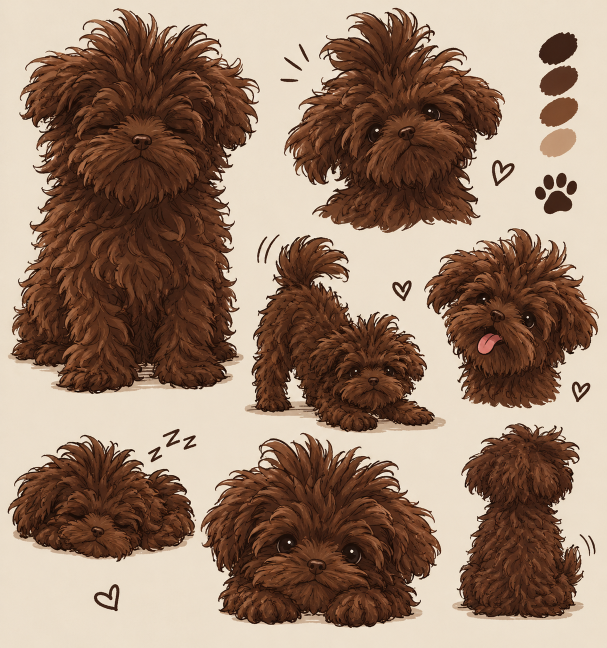
#> input picture Dalia-character-sheet/dalia-v1.png, 1214 x 1295 px (shown at 1/2 size)
$ python extract_assets.py
#> lines starting #> are read from the running program, lines starting #| are printed output that depends on the picture
#!/usr/bin/env python3
"""Extract Dalia sprites from character sheets.

Crops defined regions, removes the cream paper background via border
flood-fill, keeps only the main connected blob (drops doodles/hearts),
auto-trims and saves transparent PNGs. Also builds a review contact sheet.
"""
import sys
from pathlib import Path

from PIL import Image, ImageFilter

ROOT = Path(__file__).resolve().parent.parent
SRC = ROOT / "Dalia-character-sheet"
OUT = ROOT / "app" / "assets" / "img" / "dalia"
TMP = Path("/var/folders/wr/vb_4shw10pv42_spbw804wkc0000gn/T/opencode/dalia-preview")

TOL = 52          # color distance treated as background
FEATHER = 1       # px gaussian blur on alpha edges
MIN_KEEP_FRAC = 0.07  # keep components >= this fraction of biggest one

# name: (source file, box as fractions l,t,r,b) — calibrated on 10% grids
SPECS = {
    # v1 — soft sketch sheet
    "sit-front":   ("dalia-v1.png", (0.015, 0.000, 0.410, 0.610)),
    "head-eyes":   ("dalia-v1.png", (0.435, 0.000, 0.790, 0.330)),
    "bow":         ("dalia-v1.png", (0.415, 0.345, 0.710, 0.630)),
    "head-tongue": ("dalia-v1.png", (0.715, 0.355, 0.985, 0.610)),
    "sleep-curl":  ("dalia-v1.png", (0.000, 0.630, 0.340, 0.930)),
    "paws-face":   ("dalia-v1.png", (0.355, 0.650, 0.690, 1.000)),
    "back-sit":    ("dalia-v1.png", (0.740, 0.600, 0.960, 0.940)),
    # v2 — character sheet
    "sit-happy":   ("dalia-v2.png", (0.160, 0.000, 0.430, 0.290)),
    "stand-side":  ("dalia-v2.png", (0.435, 0.000, 0.690, 0.290)),
    "stand-back":  ("dalia-v2.png", (0.675, 0.010, 0.930, 0.310)),
    "jump":        ("dalia-v2.png", (0.395, 0.335, 0.570, 0.540)),
    "bow-low":     ("dalia-v2.png", (0.555, 0.325, 0.790, 0.530)),
    "alert":       ("dalia-v2.png", (0.755, 0.325, 0.980, 0.560)),
    "lie-front":   ("dalia-v2.png", (0.410, 0.545, 0.660, 0.810)),
    "top-down":    ("dalia-v2.png", (0.650, 0.545, 0.780, 0.730)),
    "run":         ("dalia-v2.png", (0.040, 0.710, 0.330, 1.000)),
    "sleep-pile":  ("dalia-v2.png", (0.370, 0.775, 0.680, 0.960)),
    "sit-up":      ("dalia-v2.png", (0.710, 0.730, 0.960, 1.000)),
    # v3 — czeko-puch sheet (highest res); skip top rotation row (guide frames
    # trap background — equivalents exist from v1/v2)
    "run3":        ("dalia-v3.jpeg", (0.040, 0.615, 0.390, 0.880)),
    "sit-side3":   ("dalia-v3.jpeg", (0.635, 0.655, 0.845, 0.890)),
    "expr-happy":  ("dalia-v3.jpeg", (0.040, 0.350, 0.270, 0.505)),
    "expr-surprise": ("dalia-v3.jpeg", (0.275, 0.330, 0.485, 0.475)),
    "expr-drool":  ("dalia-v3.jpeg", (0.185, 0.435, 0.395, 0.575)),
    "expr-cry":    ("dalia-v3.jpeg", (0.430, 0.450, 0.615, 0.580)),
}

SRC_TOL = {"dalia-v3.jpeg": 64}


def remove_bg(im: Image.Image, tol: float = TOL) -> Image.Image:
    im = im.convert("RGBA")
    w, h = im.size
    px = im.load()

    # sample background colour as MEDIAN of border ring (robust to lines/text)
    ring = []
    for x in range(0, w, max(1, w // 120)):
        ring.append(px[x, 0]); ring.append(px[x, h - 1])
    for y in range(0, h, max(1, h // 120)):
        ring.append(px[0, y]); ring.append(px[w - 1, y])
    rs = sorted(c[0] for c in ring); gs = sorted(c[1] for c in ring); bs = sorted(c[2] for c in ring)
    m = len(ring) // 2
    br, bg, bb = rs[m], gs[m], bs[m]

    # BFS flood fill from borders
    from collections import deque
    seen = bytearray(w * h)
    q = deque()
    for x in range(w):
        for y in (0, h - 1):
            q.append((x, y))
    for y in range(h):
        for x in (0, w - 1):
            q.append((x, y))

    def is_bg(x, y):
        r, g, b, _ = px[x, y]
        return (r - br) ** 2 + (g - bg) ** 2 + (b - bb) ** 2 <= tol * tol * 3

    while q:
        x, y = q.popleft()
        i = y * w + x
        if seen[i]:
            continue
        seen[i] = 1
        if not is_bg(x, y):
            continue
        px[x, y] = (0, 0, 0, 0)
        for nx, ny in ((x+1, y), (x-1, y), (x, y+1), (x, y-1)):
            if 0 <= nx < w and 0 <= ny < h and not seen[ny * w + nx]:
                q.append((nx, ny))

    # keep only significant connected components (main blob)
    comp = [-1] * (w * h)
    sizes = []
    cid = 0
    for start in range(w * h):
        if comp[start] != -1 or px[start % w, start // w][3] == 0:
            continue
        sizes.append(0)
        qq = deque([start])
        comp[start] = cid
        while qq:
            i = qq.popleft()
            sizes[cid] += 1
            x, y = i % w, i // w
            for nx, ny in ((x+1, y), (x-1, y), (x, y+1), (x, y-1)):
                if 0 <= nx < w and 0 <= ny < h:
                    j = ny * w + nx
                    if comp[j] == -1 and px[nx, ny][3] > 0:
                        comp[j] = cid
                        qq.append(j)
        cid += 1

    if sizes:
        big = max(sizes)
        keep = {k for k, s in enumerate(sizes) if s >= big * MIN_KEEP_FRAC}
        for i in range(w * h):
            if comp[i] not in keep:
                x, y = i % w, i // w
                px[x, y] = (0, 0, 0, 0)

    # feather alpha
    alpha = im.getchannel("A").filter(ImageFilter.GaussianBlur(FEATHER))
    im.putalpha(alpha)
    return im


def trim(im: Image.Image, pad_frac=0.02) -> Image.Image:
    bbox = im.getbbox()
    if not bbox:
        return im
    l, t, r, b = bbox
    pw = int((r - l) * pad_frac)
    ph = int((b - t) * pad_frac)
    l, t = max(0, l - pw), max(0, t - ph)
    r, b = min(im.width, r + pw), min(im.height, b + ph)
    return im.crop((l, t, r, b))


def main():
    OUT.mkdir(parents=True, exist_ok=True)
    TMP.mkdir(parents=True, exist_ok=True)
    cache = {}
    results = []
    for name, (fname, box) in SPECS.items():
        path = SRC / fname
        if fname not in cache:
            cache[fname] = Image.open(path)
        src = cache[fname]
#> src is the input picture: PIL image 1214x1295 RGB; mean R, G, B 153.3, 127.1, 108.3
        W, H = src.size
#> W = 1214; H = 1295
        l, t, r, b = box
        region = src.crop((int(l * W), int(t * H), int(r * W), int(b * H)))
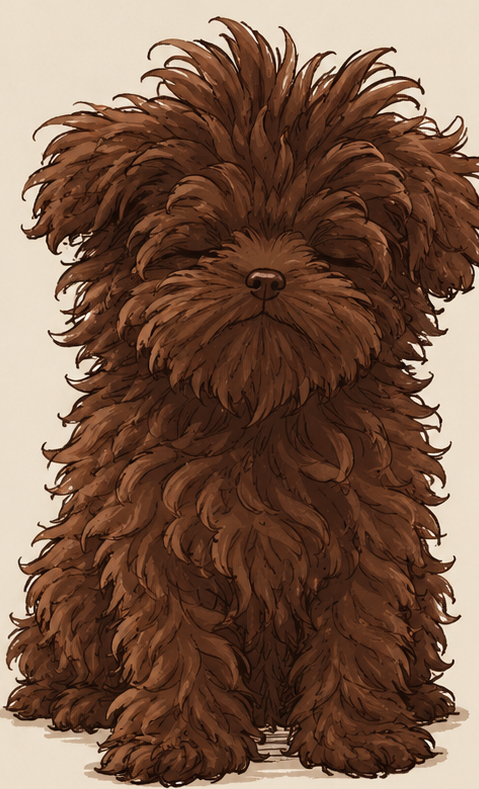
#> region: PIL image 479x789 RGB; mean R, G, B 123.5, 92.9, 74.5
        cut = trim(remove_bg(region, SRC_TOL.get(fname, TOL)))
#> after the loop in remove_bg, `for x in range(0, w, max(1, w // 120)):`: ring = 320 items, first 6: (235, 222, 202, 255), (234, 221, 203, 255), (236, 223, 203, 255), (236, 222, 203, 255), (236, 224, 205, 255), (233, 220, 202, 255)
#> after the loop in remove_bg, `for y in range(0, h, max(1, h // 120)):`: ring = 584 items, first 6: (235, 222, 202, 255), (234, 221, 203, 255), (236, 223, 203, 255), (236, 222, 203, 255), (236, 224, 205, 255), (233, 220, 202, 255)
#> in remove_bg, `rs = sorted((c[0] for c in ring))`: rs = 584 values from 35 to 251
#> in remove_bg, `gs = sorted((c[1] for c in ring))`: gs = 584 values from 11 to 241
#> in remove_bg, `bs = sorted((c[2] for c in ring))`: bs = 584 values from 3 to 226
#> in remove_bg, `m = len(ring) // 2`: m = 292
#> in remove_bg, `br, bg, bb = rs[m], gs[m], bs[m]`: br = 235; bg = 222; bb = 203
#> the loop in remove_bg, `while q:` made 195572 passes
#> (r in is_bg, g in is_bg, b in is_bg) on passes 1 to 3: (235, 222, 202), (234, 221, 203), (235, 223, 203)
#> after the loop in remove_bg, `for start in range(w * h):`: cid = 68; comp = 377931 items; sizes = 68 values, max 281720 at index 0, min 1 at index 4, mean 4145.7
#> in remove_bg, `big = max(sizes)`: big = 281720
#> in remove_bg, `keep = {k for k, s in enumerate(sizes) if s >= big * MIN_KEEP_FRAC}`: keep = 1 item
#> in remove_bg, `alpha = im.getchannel("A").filter(ImageFilter.GaussianBlur(FEATHER))`:
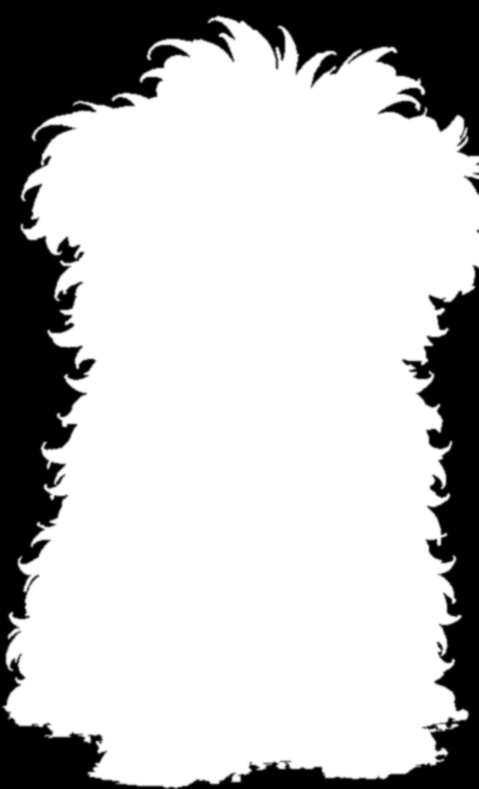
#> alpha: PIL image 479x789 L; min 0, max 255, mean 190.1
#> in remove_bg, `im.putalpha(alpha)`:
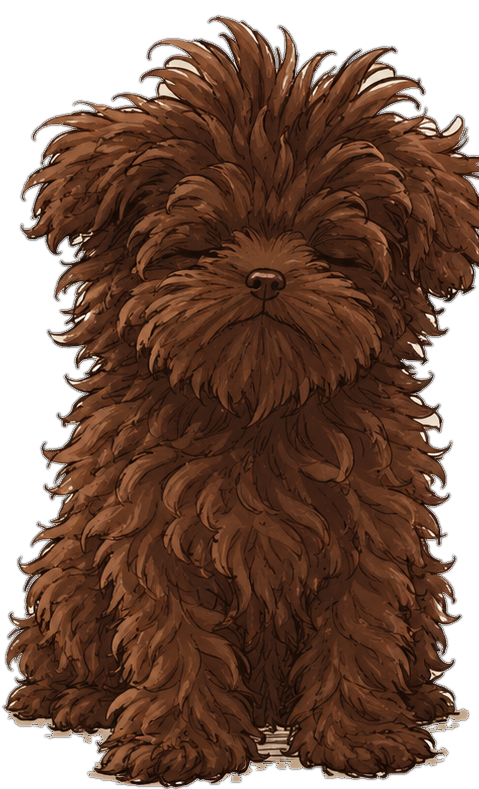
#> im: PIL image 479x789 RGBA; mean R, G, B, A 63.9, 36.8, 23.3, 190.1; transparent parts drawn white
#> in trim, `bbox = im.getbbox()`: bbox = (0, 13, 479, 789)
#> in trim, `l, t, r, b = bbox`: l = 0; t = 13; r = 479; b = 789
#> in trim, `pw = int((r - l) * pad_frac)`: pw = 9
#> in trim, `ph = int((b - t) * pad_frac)`: ph = 15
#> in trim, `l, t = max(0, l - pw), max(0, t - ph)`: t = 0
        cut.save(OUT / f"{name}.png")
        results.append((name, cut))
        print(f"{name}: {cut.size}")
#| sit-front: (479, 789)

    # app icon — happy face on cream rounded square
    face = (OUT / "expr-happy.png")
    if face.exists():
        icon_src = Image.open(face)
        size = 512
        canvas = Image.new("RGBA", (size, size), (0, 0, 0, 0))
        bg = Image.new("RGBA", (size, size), (246, 234, 219, 255))
        mask = Image.new("L", (size, size), 0)
        from PIL import ImageDraw
        d = ImageDraw.Draw(mask)
        d.rounded_rectangle([8, 8, size - 8, size - 8], radius=110, fill=255)
        canvas.paste(bg, (0, 0), mask)
        ic = icon_src.copy()
        ic.thumbnail((int(size * 0.86), int(size * 0.72)))
        canvas.paste(ic, ((size - ic.width) // 2, (size - ic.height) // 2 + 20), ic)
        canvas.save(ROOT / "app" / "assets" / "icons" / "icon-512.png")
        small = canvas.resize((192, 192), Image.LANCZOS)
        small.save(ROOT / "app" / "assets" / "icons" / "icon-192.png")
        print("icons written")

    # contact sheet for visual review
    cols = 6
    cell = 260
    rows = (len(results) + cols - 1) // cols
    sheet = Image.new("RGB", (cols * cell, rows * cell), (246, 234, 219))
    for idx, (name, im) in enumerate(results):
        im.thumbnail((cell - 16, cell - 16))
        x = (idx % cols) * cell + (cell - im.width) // 2
        y = (idx // cols) * cell + (cell - im.height) // 2
        sheet.paste(im, (x, y), im)
    sheet.save(TMP / "contact_sheet.png")
    print("contact sheet:", TMP / "contact_sheet.png")


if __name__ == "__main__":
#> (the run stopped early here; a loop or call above may not have finished)
